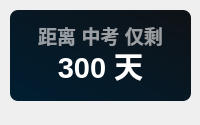
<?xml version="1.0" encoding="UTF-8"?>
<ui version="4.0">
 <class>Form</class>
 <widget class="QWidget" name="Form">
  <property name="geometry">
   <rect>
    <x>0</x>
    <y>0</y>
    <width>200</width>
    <height>125</height>
   </rect>
  </property>
  <property name="minimumSize">
   <size>
    <width>0</width>
    <height>0</height>
   </size>
  </property>
  <property name="maximumSize">
   <size>
    <width>16777215</width>
    <height>65536</height>
   </size>
  </property>
  <property name="windowTitle">
   <string>自定义倒计时</string>
  </property>
  <widget class="QLabel" name="countdown_custom_title">
   <property name="geometry">
    <rect>
     <x>20</x>
     <y>20</y>
     <width>161</width>
     <height>31</height>
    </rect>
   </property>
   <property name="font">
    <font>
     <family>Microsoft YaHei UI</family>
     <pointsize>14</pointsize>
     <weight>75</weight>
     <bold>true</bold>
    </font>
   </property>
   <property name="styleSheet">
    <string notr="true">color: rgba(255, 255, 255, 150);
font-weight: bold;</string>
   </property>
   <property name="text">
    <string>距离 中考 仅剩</string>
   </property>
   <property name="textFormat">
    <enum>Qt::PlainText</enum>
   </property>
   <property name="alignment">
    <set>Qt::AlignCenter</set>
   </property>
  </widget>
  <widget class="QLabel" name="custom_countdown">
   <property name="geometry">
    <rect>
     <x>20</x>
     <y>30</y>
     <width>161</width>
     <height>71</height>
    </rect>
   </property>
   <property name="font">
    <font>
     <family>Microsoft YaHei UI</family>
     <pointsize>22</pointsize>
     <weight>75</weight>
     <bold>true</bold>
    </font>
   </property>
   <property name="styleSheet">
    <string notr="true">border: none;
color: rgba(255, 255, 255, 255);
font-weight: bold</string>
   </property>
   <property name="text">
    <string>300 天</string>
   </property>
   <property name="textFormat">
    <enum>Qt::PlainText</enum>
   </property>
   <property name="alignment">
    <set>Qt::AlignCenter</set>
   </property>
  </widget>
  <widget class="QLabel" name="backgnd">
   <property name="geometry">
    <rect>
     <x>10</x>
     <y>10</y>
     <width>181</width>
     <height>91</height>
    </rect>
   </property>
   <property name="styleSheet">
    <string notr="true">background-color: qlineargradient(spread:pad, x1:0, y1:1, x2:1, y2:0, stop:0 rgba(0, 30, 50, 255), stop:1 rgba(15, 18, 22, 255));
border-radius: 8px</string>
   </property>
   <property name="text">
    <string/>
   </property>
  </widget>
  <widget class="QLabel" name="img">
   <property name="geometry">
    <rect>
     <x>10</x>
     <y>10</y>
     <width>91</width>
     <height>91</height>
    </rect>
   </property>
   <property name="styleSheet">
    <string notr="true"/>
   </property>
   <property name="pixmap">
    <pixmap>../img/2.png</pixmap>
   </property>
   <property name="scaledContents">
    <bool>true</bool>
   </property>
  </widget>
  <zorder>backgnd</zorder>
  <zorder>img</zorder>
  <zorder>countdown_custom_title</zorder>
  <zorder>custom_countdown</zorder>
 </widget>
 <resources/>
 <connections/>
</ui>
